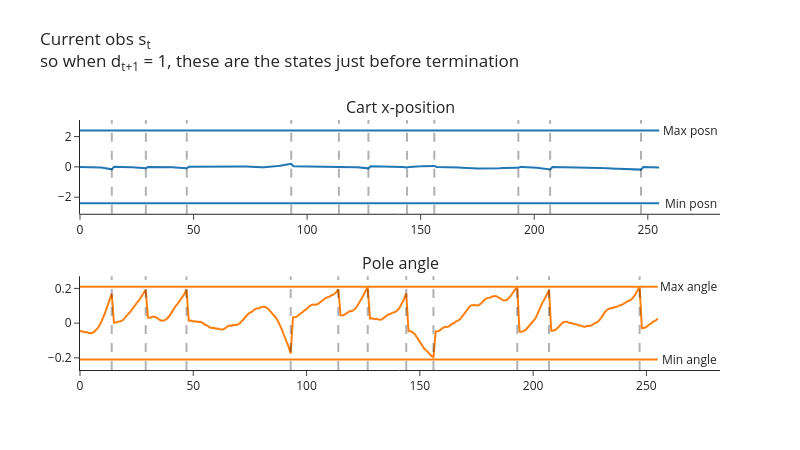
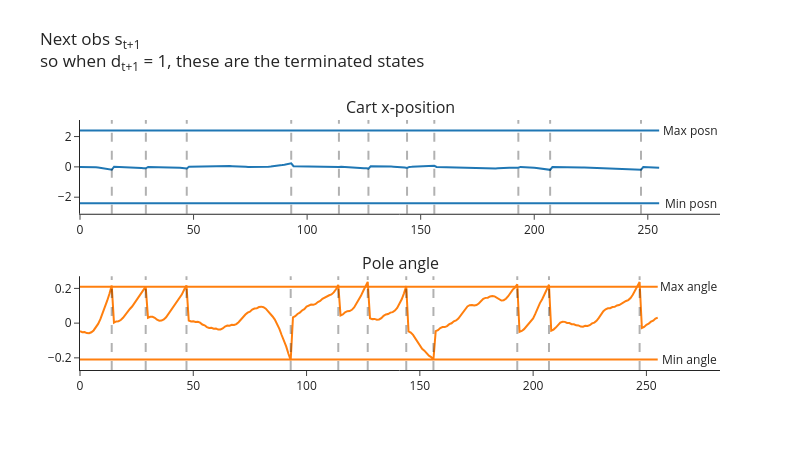
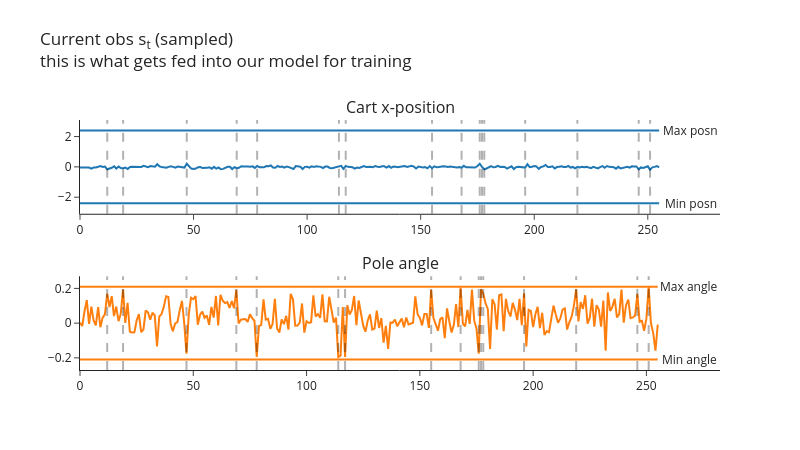

Notebook code cell kept with these figures, in order:
### Markdown cell above
> **CORE CHECK** Run this supplied demo once and inspect the episode boundaries and shuffled samples. You do not need to rewrite its plotting code.

Next, you can run the following code to visualize your cart's position and angle, and see how these look in both the buffer and the buffer's random samples. Do the samples look correctly shuffled? Also, based on the [CartPole source code](https://github.com/Farama-Foundation/Gymnasium/blob/main/gymnasium/envs/classic_control/cartpole.py), do the angles & positions at which the cart terminates make sense? (Note, the min/max values in the table are different to the termination ranges, the latter can be found *below* the table in the docstring.)

Note that the code below uses our batched `CartPole` with `num_envs=1`, so every tensor it returns has a leading dummy batch dimension of size 1 (one row per environment).

<!-- Lastly, note how there's actually a slight epsiode mismatch between $s_t$ and $s_{t+1}$ in the plots below. The vertical lines show the values of $t$ where $d_{t+1} = 1$, so we can see that at these points $s_t$ and $s_{t+1}$ both refer to the terminated episode (they're the pre-final and final observations respectively), but immediately after these points $s_t$ refers to the terminal observation while $s_{t+1}$ refers to the first observation of the new episode. This isn't really a problem though, because we don't care what action our agent learns to take when $s_t$ is a terminal state (i.e. out of bounds). If we were being careful then we'd want to filter these terms out of our buffer, but for our purposes this week it doesn't really matter if we keep them in. -->

Lastly, note how when we terminate environments we do something slightly different. If `envs.step` results in some environments terminating, it'll actually return `next_obs` as the reset observation for the next episode. In this case, we want to use this as our starting observation for the next step, but we need to make sure we record the correct terminal observation in our buffer - we do this by extracting it from the `infos` dict, which is where it gets stored. You can see this in the plots below: the vertical lines are the values $t$ where $d_{t+1}=1$ i.e. $s_{t+1}$ is terminal, and we can see that $s_t$ is the final observation of the terminated episode while $s_{t+1}$ is the first observation of the new episode immediately after.

### Code cell
# READ: Run and inspect once; trace final observations versus reset observations and shuffled samples.
buffer = ReplayBuffer(num_envs=1, obs_shape=(4,), action_shape=(), buffer_size=256, seed=0, device=device)
envs = CartPole(num_envs=1, seed=0, device=device)
obs, infos = envs.reset()

for i in range(256):
    # Choose random actions (one per environment), and take a step in the environment
    actions = t.randint(0, envs.single_action_space.n, (envs.num_envs,), device=device)
    next_obs, rewards, terminated, truncated, infos = envs.step(actions)

    # Get `true_next_obs` by finding all environments where we terminated & replacing `next_obs`
    # with the actual terminal states (the env has already auto-reset those environments, and stored
    # the observation they ended on in `infos["final_observation"]`)
    done = terminated | truncated
    true_next_obs = next_obs.clone()
    true_next_obs[done] = infos["final_observation"][done]

    # Add experience to buffer
    buffer.add(obs, actions, rewards, terminated, true_next_obs)
    obs = next_obs

sample = buffer.sample(256)

plot_cartpole_obs_and_dones(
    buffer.obs.cpu(),
    buffer.terminated.cpu(),
    title="Current obs s<sub>t</sub><br>so when d<sub>t+1</sub> = 1, these are the states just before termination",
)

plot_cartpole_obs_and_dones(
    buffer.next_obs.cpu(),
    buffer.terminated.cpu(),
    title="Next obs s<sub>t+1</sub><br>so when d<sub>t+1</sub> = 1, these are the terminated states",
)

plot_cartpole_obs_and_dones(
    sample.obs.cpu(),
    sample.terminated.cpu(),
    title="Current obs s<sub>t</sub> (sampled)<br>this is what gets fed into our model for training",
)

### Figure 1 — Plotly figure (JSON) as saved in the notebook; plotly's stock layout.template omitted (floating-point values rounded to 4 significant figures; data arrays with more than 128 entries replaced by an {"elided": "..."} marker saying what was removed)
{"data": [{"marker": {"color": "#1F77B4"}, "mode": "lines", "name": "posn", "type": "scatter", "xaxis": "x", "y": {"elided": "256 float values"}, "yaxis": "y"}, {"marker": {"color": "#1F77B4"}, "mode": "lines", "name": "posn_min", "type": "scatter", "xaxis": "x", "y": {"elided": "256 float values"}, "yaxis": "y"}, {"marker": {"color": "#1F77B4"}, "mode": "lines", "name": "posn_max", "type": "scatter", "xaxis": "x", "y": {"elided": "256 float values"}, "yaxis": "y"}, {"marker": {"color": "#FF7F0E"}, "mode": "lines", "name": "angle", "type": "scatter", "xaxis": "x2", "y": {"elided": "256 float values"}, "yaxis": "y2"}, {"marker": {"color": "#FF7F0E"}, "mode": "lines", "name": "angle_min", "type": "scatter", "xaxis": "x2", "y": {"elided": "256 float values"}, "yaxis": "y2"}, {"marker": {"color": "#FF7F0E"}, "mode": "lines", "name": "angle_max", "type": "scatter", "xaxis": "x2", "y": {"elided": "256 float values"}, "yaxis": "y2"}], "layout": {"annotations": [{"font": {"size": 16}, "showarrow": false, "text": "Cart x-position", "x": 0.5, "xanchor": "center", "xref": "paper", "y": 1, "yanchor": "bottom", "yref": "paper"}, {"font": {"size": 16}, "showarrow": false, "text": "Pole angle", "x": 0.5, "xanchor": "center", "xref": "paper", "y": 0.375, "yanchor": "bottom", "yref": "paper"}, {"showarrow": false, "text": "Min posn", "x": 268.8, "xref": "x", "y": -2.4, "yref": "y"}, {"showarrow": false, "text": "Min angle", "x": 268.8, "xref": "x2", "y": -0.2095, "yref": "y2"}, {"showarrow": false, "text": "Max posn", "x": 268.8, "xref": "x", "y": 2.4, "yref": "y"}, {"showarrow": false, "text": "Max angle", "x": 268.8, "xref": "x2", "y": 0.2095, "yref": "y2"}], "height": 450, "hovermode": "x unified", "margin": {"t": 120}, "shapes": [{"line": {"color": "black", "dash": "dash", "width": 2}, "type": "line", "x0": 14, "x1": 14, "xref": "x", "y0": 0, "y1": 1, "yref": "y domain"}, {"line": {"color": "black", "dash": "dash", "width": 2}, "type": "line", "x0": 29, "x1": 29, "xref": "x", "y0": 0, "y1": 1, "yref": "y domain"}, {"line": {"color": "black", "dash": "dash", "width": 2}, "type": "line", "x0": 47, "x1": 47, "xref": "x", "y0": 0, "y1": 1, "yref": "y domain"}, {"line": {"color": "black", "dash": "dash", "width": 2}, "type": "line", "x0": 93, "x1": 93, "xref": "x", "y0": 0, "y1": 1, "yref": "y domain"}, {"line": {"color": "black", "dash": "dash", "width": 2}, "type": "line", "x0": 114, "x1": 114, "xref": "x", "y0": 0, "y1": 1, "yref": "y domain"}, {"line": {"color": "black", "dash": "dash", "width": 2}, "type": "line", "x0": 127, "x1": 127, "xref": "x", "y0": 0, "y1": 1, "yref": "y domain"}, {"line": {"color": "black", "dash": "dash", "width": 2}, "type": "line", "x0": 144, "x1": 144, "xref": "x", "y0": 0, "y1": 1, "yref": "y domain"}, {"line": {"color": "black", "dash": "dash", "width": 2}, "type": "line", "x0": 156, "x1": 156, "xref": "x", "y0": 0, "y1": 1, "yref": "y domain"}, {"line": {"color": "black", "dash": "dash", "width": 2}, "type": "line", "x0": 193, "x1": 193, "xref": "x", "y0": 0, "y1": 1, "yref": "y domain"}, {"line": {"color": "black", "dash": "dash", "width": 2}, "type": "line", "x0": 207, "x1": 207, "xref": "x", "y0": 0, "y1": 1, "yref": "y domain"}, {"line": {"color": "black", "dash": "dash", "width": 2}, "type": "line", "x0": 247, "x1": 247, "xref": "x", "y0": 0, "y1": 1, "yref": "y domain"}, {"line": {"color": "black", "dash": "dash", "width": 2}, "type": "line", "x0": 14, "x1": 14, "xref": "x2", "y0": 0, "y1": 1, "yref": "y2 domain"}, {"line": {"color": "black", "dash": "dash", "width": 2}, "type": "line", "x0": 29, "x1": 29, "xref": "x2", "y0": 0, "y1": 1, "yref": "y2 domain"}, {"line": {"color": "black", "dash": "dash", "width": 2}, "type": "line", "x0": 47, "x1": 47, "xref": "x2", "y0": 0, "y1": 1, "yref": "y2 domain"}, {"line": {"color": "black", "dash": "dash", "width": 2}, "type": "line", "x0": 93, "x1": 93, "xref": "x2", "y0": 0, "y1": 1, "yref": "y2 domain"}, {"line": {"color": "black", "dash": "dash", "width": 2}, "type": "line", "x0": 114, "x1": 114, "xref": "x2", "y0": 0, "y1": 1, "yref": "y2 domain"}, {"line": {"color": "black", "dash": "dash", "width": 2}, "type": "line", "x0": 127, "x1": 127, "xref": "x2", "y0": 0, "y1": 1, "yref": "y2 domain"}, {"line": {"color": "black", "dash": "dash", "width": 2}, "type": "line", "x0": 144, "x1": 144, "xref": "x2", "y0": 0, "y1": 1, "yref": "y2 domain"}, {"line": {"color": "black", "dash": "dash", "width": 2}, "type": "line", "x0": 156, "x1": 156, "xref": "x2", "y0": 0, "y1": 1, "yref": "y2 domain"}, {"line": {"color": "black", "dash": "dash", "width": 2}, "type": "line", "x0": 193, "x1": 193, "xref": "x2", "y0": 0, "y1": 1, "yref": "y2 domain"}, {"line": {"color": "black", "dash": "dash", "width": 2}, "type": "line", "x0": 207, "x1": 207, "xref": "x2", "y0": 0, "y1": 1, "yref": "y2 domain"}, {"line": {"color": "black", "dash": "dash", "width": 2}, "type": "line", "x0": 247, "x1": 247, "xref": "x2", "y0": 0, "y1": 1, "yref": "y2 domain"}], "showlegend": false, "title": {"text": "Current obs s<sub>t</sub><br>so when d<sub>t+1</sub> = 1, these are the states just before termination", "y": 0.9}, "width": 800, "xaxis": {"anchor": "y", "domain": [0, 1]}, "xaxis2": {"anchor": "y2", "domain": [0, 1]}, "yaxis": {"anchor": "x", "domain": [0.625, 1]}, "yaxis2": {"anchor": "x2", "domain": [0, 0.375]}}}

### Figure 2 — Plotly figure (JSON) as saved in the notebook; plotly's stock layout.template omitted (floating-point values rounded to 4 significant figures; data arrays with more than 128 entries replaced by an {"elided": "..."} marker saying what was removed)
{"data": [{"marker": {"color": "#1F77B4"}, "mode": "lines", "name": "posn", "type": "scatter", "xaxis": "x", "y": {"elided": "256 float values"}, "yaxis": "y"}, {"marker": {"color": "#1F77B4"}, "mode": "lines", "name": "posn_min", "type": "scatter", "xaxis": "x", "y": {"elided": "256 float values"}, "yaxis": "y"}, {"marker": {"color": "#1F77B4"}, "mode": "lines", "name": "posn_max", "type": "scatter", "xaxis": "x", "y": {"elided": "256 float values"}, "yaxis": "y"}, {"marker": {"color": "#FF7F0E"}, "mode": "lines", "name": "angle", "type": "scatter", "xaxis": "x2", "y": {"elided": "256 float values"}, "yaxis": "y2"}, {"marker": {"color": "#FF7F0E"}, "mode": "lines", "name": "angle_min", "type": "scatter", "xaxis": "x2", "y": {"elided": "256 float values"}, "yaxis": "y2"}, {"marker": {"color": "#FF7F0E"}, "mode": "lines", "name": "angle_max", "type": "scatter", "xaxis": "x2", "y": {"elided": "256 float values"}, "yaxis": "y2"}], "layout": {"annotations": [{"font": {"size": 16}, "showarrow": false, "text": "Cart x-position", "x": 0.5, "xanchor": "center", "xref": "paper", "y": 1, "yanchor": "bottom", "yref": "paper"}, {"font": {"size": 16}, "showarrow": false, "text": "Pole angle", "x": 0.5, "xanchor": "center", "xref": "paper", "y": 0.375, "yanchor": "bottom", "yref": "paper"}, {"showarrow": false, "text": "Min posn", "x": 268.8, "xref": "x", "y": -2.4, "yref": "y"}, {"showarrow": false, "text": "Min angle", "x": 268.8, "xref": "x2", "y": -0.2095, "yref": "y2"}, {"showarrow": false, "text": "Max posn", "x": 268.8, "xref": "x", "y": 2.4, "yref": "y"}, {"showarrow": false, "text": "Max angle", "x": 268.8, "xref": "x2", "y": 0.2095, "yref": "y2"}], "height": 450, "hovermode": "x unified", "margin": {"t": 120}, "shapes": [{"line": {"color": "black", "dash": "dash", "width": 2}, "type": "line", "x0": 14, "x1": 14, "xref": "x", "y0": 0, "y1": 1, "yref": "y domain"}, {"line": {"color": "black", "dash": "dash", "width": 2}, "type": "line", "x0": 29, "x1": 29, "xref": "x", "y0": 0, "y1": 1, "yref": "y domain"}, {"line": {"color": "black", "dash": "dash", "width": 2}, "type": "line", "x0": 47, "x1": 47, "xref": "x", "y0": 0, "y1": 1, "yref": "y domain"}, {"line": {"color": "black", "dash": "dash", "width": 2}, "type": "line", "x0": 93, "x1": 93, "xref": "x", "y0": 0, "y1": 1, "yref": "y domain"}, {"line": {"color": "black", "dash": "dash", "width": 2}, "type": "line", "x0": 114, "x1": 114, "xref": "x", "y0": 0, "y1": 1, "yref": "y domain"}, {"line": {"color": "black", "dash": "dash", "width": 2}, "type": "line", "x0": 127, "x1": 127, "xref": "x", "y0": 0, "y1": 1, "yref": "y domain"}, {"line": {"color": "black", "dash": "dash", "width": 2}, "type": "line", "x0": 144, "x1": 144, "xref": "x", "y0": 0, "y1": 1, "yref": "y domain"}, {"line": {"color": "black", "dash": "dash", "width": 2}, "type": "line", "x0": 156, "x1": 156, "xref": "x", "y0": 0, "y1": 1, "yref": "y domain"}, {"line": {"color": "black", "dash": "dash", "width": 2}, "type": "line", "x0": 193, "x1": 193, "xref": "x", "y0": 0, "y1": 1, "yref": "y domain"}, {"line": {"color": "black", "dash": "dash", "width": 2}, "type": "line", "x0": 207, "x1": 207, "xref": "x", "y0": 0, "y1": 1, "yref": "y domain"}, {"line": {"color": "black", "dash": "dash", "width": 2}, "type": "line", "x0": 247, "x1": 247, "xref": "x", "y0": 0, "y1": 1, "yref": "y domain"}, {"line": {"color": "black", "dash": "dash", "width": 2}, "type": "line", "x0": 14, "x1": 14, "xref": "x2", "y0": 0, "y1": 1, "yref": "y2 domain"}, {"line": {"color": "black", "dash": "dash", "width": 2}, "type": "line", "x0": 29, "x1": 29, "xref": "x2", "y0": 0, "y1": 1, "yref": "y2 domain"}, {"line": {"color": "black", "dash": "dash", "width": 2}, "type": "line", "x0": 47, "x1": 47, "xref": "x2", "y0": 0, "y1": 1, "yref": "y2 domain"}, {"line": {"color": "black", "dash": "dash", "width": 2}, "type": "line", "x0": 93, "x1": 93, "xref": "x2", "y0": 0, "y1": 1, "yref": "y2 domain"}, {"line": {"color": "black", "dash": "dash", "width": 2}, "type": "line", "x0": 114, "x1": 114, "xref": "x2", "y0": 0, "y1": 1, "yref": "y2 domain"}, {"line": {"color": "black", "dash": "dash", "width": 2}, "type": "line", "x0": 127, "x1": 127, "xref": "x2", "y0": 0, "y1": 1, "yref": "y2 domain"}, {"line": {"color": "black", "dash": "dash", "width": 2}, "type": "line", "x0": 144, "x1": 144, "xref": "x2", "y0": 0, "y1": 1, "yref": "y2 domain"}, {"line": {"color": "black", "dash": "dash", "width": 2}, "type": "line", "x0": 156, "x1": 156, "xref": "x2", "y0": 0, "y1": 1, "yref": "y2 domain"}, {"line": {"color": "black", "dash": "dash", "width": 2}, "type": "line", "x0": 193, "x1": 193, "xref": "x2", "y0": 0, "y1": 1, "yref": "y2 domain"}, {"line": {"color": "black", "dash": "dash", "width": 2}, "type": "line", "x0": 207, "x1": 207, "xref": "x2", "y0": 0, "y1": 1, "yref": "y2 domain"}, {"line": {"color": "black", "dash": "dash", "width": 2}, "type": "line", "x0": 247, "x1": 247, "xref": "x2", "y0": 0, "y1": 1, "yref": "y2 domain"}], "showlegend": false, "title": {"text": "Next obs s<sub>t+1</sub><br>so when d<sub>t+1</sub> = 1, these are the terminated states", "y": 0.9}, "width": 800, "xaxis": {"anchor": "y", "domain": [0, 1]}, "xaxis2": {"anchor": "y2", "domain": [0, 1]}, "yaxis": {"anchor": "x", "domain": [0.625, 1]}, "yaxis2": {"anchor": "x2", "domain": [0, 0.375]}}}

### Figure 3 — Plotly figure (JSON) as saved in the notebook; plotly's stock layout.template omitted (floating-point values rounded to 4 significant figures; data arrays with more than 128 entries replaced by an {"elided": "..."} marker saying what was removed)
{"data": [{"marker": {"color": "#1F77B4"}, "mode": "lines", "name": "posn", "type": "scatter", "xaxis": "x", "y": {"elided": "256 float values"}, "yaxis": "y"}, {"marker": {"color": "#1F77B4"}, "mode": "lines", "name": "posn_min", "type": "scatter", "xaxis": "x", "y": {"elided": "256 float values"}, "yaxis": "y"}, {"marker": {"color": "#1F77B4"}, "mode": "lines", "name": "posn_max", "type": "scatter", "xaxis": "x", "y": {"elided": "256 float values"}, "yaxis": "y"}, {"marker": {"color": "#FF7F0E"}, "mode": "lines", "name": "angle", "type": "scatter", "xaxis": "x2", "y": {"elided": "256 float values"}, "yaxis": "y2"}, {"marker": {"color": "#FF7F0E"}, "mode": "lines", "name": "angle_min", "type": "scatter", "xaxis": "x2", "y": {"elided": "256 float values"}, "yaxis": "y2"}, {"marker": {"color": "#FF7F0E"}, "mode": "lines", "name": "angle_max", "type": "scatter", "xaxis": "x2", "y": {"elided": "256 float values"}, "yaxis": "y2"}], "layout": {"annotations": [{"font": {"size": 16}, "showarrow": false, "text": "Cart x-position", "x": 0.5, "xanchor": "center", "xref": "paper", "y": 1, "yanchor": "bottom", "yref": "paper"}, {"font": {"size": 16}, "showarrow": false, "text": "Pole angle", "x": 0.5, "xanchor": "center", "xref": "paper", "y": 0.375, "yanchor": "bottom", "yref": "paper"}, {"showarrow": false, "text": "Min posn", "x": 268.8, "xref": "x", "y": -2.4, "yref": "y"}, {"showarrow": false, "text": "Min angle", "x": 268.8, "xref": "x2", "y": -0.2095, "yref": "y2"}, {"showarrow": false, "text": "Max posn", "x": 268.8, "xref": "x", "y": 2.4, "yref": "y"}, {"showarrow": false, "text": "Max angle", "x": 268.8, "xref": "x2", "y": 0.2095, "yref": "y2"}], "height": 450, "hovermode": "x unified", "margin": {"t": 120}, "shapes": [{"line": {"color": "black", "dash": "dash", "width": 2}, "type": "line", "x0": 12, "x1": 12, "xref": "x", "y0": 0, "y1": 1, "yref": "y domain"}, {"line": {"color": "black", "dash": "dash", "width": 2}, "type": "line", "x0": 19, "x1": 19, "xref": "x", "y0": 0, "y1": 1, "yref": "y domain"}, {"line": {"color": "black", "dash": "dash", "width": 2}, "type": "line", "x0": 47, "x1": 47, "xref": "x", "y0": 0, "y1": 1, "yref": "y domain"}, {"line": {"color": "black", "dash": "dash", "width": 2}, "type": "line", "x0": 69, "x1": 69, "xref": "x", "y0": 0, "y1": 1, "yref": "y domain"}, {"line": {"color": "black", "dash": "dash", "width": 2}, "type": "line", "x0": 78, "x1": 78, "xref": "x", "y0": 0, "y1": 1, "yref": "y domain"}, {"line": {"color": "black", "dash": "dash", "width": 2}, "type": "line", "x0": 114, "x1": 114, "xref": "x", "y0": 0, "y1": 1, "yref": "y domain"}, {"line": {"color": "black", "dash": "dash", "width": 2}, "type": "line", "x0": 117, "x1": 117, "xref": "x", "y0": 0, "y1": 1, "yref": "y domain"}, {"line": {"color": "black", "dash": "dash", "width": 2}, "type": "line", "x0": 155, "x1": 155, "xref": "x", "y0": 0, "y1": 1, "yref": "y domain"}, {"line": {"color": "black", "dash": "dash", "width": 2}, "type": "line", "x0": 168, "x1": 168, "xref": "x", "y0": 0, "y1": 1, "yref": "y domain"}, {"line": {"color": "black", "dash": "dash", "width": 2}, "type": "line", "x0": 176, "x1": 176, "xref": "x", "y0": 0, "y1": 1, "yref": "y domain"}, {"line": {"color": "black", "dash": "dash", "width": 2}, "type": "line", "x0": 177, "x1": 177, "xref": "x", "y0": 0, "y1": 1, "yref": "y domain"}, {"line": {"color": "black", "dash": "dash", "width": 2}, "type": "line", "x0": 178, "x1": 178, "xref": "x", "y0": 0, "y1": 1, "yref": "y domain"}, {"line": {"color": "black", "dash": "dash", "width": 2}, "type": "line", "x0": 196, "x1": 196, "xref": "x", "y0": 0, "y1": 1, "yref": "y domain"}, {"line": {"color": "black", "dash": "dash", "width": 2}, "type": "line", "x0": 219, "x1": 219, "xref": "x", "y0": 0, "y1": 1, "yref": "y domain"}, {"line": {"color": "black", "dash": "dash", "width": 2}, "type": "line", "x0": 246, "x1": 246, "xref": "x", "y0": 0, "y1": 1, "yref": "y domain"}, {"line": {"color": "black", "dash": "dash", "width": 2}, "type": "line", "x0": 251, "x1": 251, "xref": "x", "y0": 0, "y1": 1, "yref": "y domain"}, {"line": {"color": "black", "dash": "dash", "width": 2}, "type": "line", "x0": 12, "x1": 12, "xref": "x2", "y0": 0, "y1": 1, "yref": "y2 domain"}, {"line": {"color": "black", "dash": "dash", "width": 2}, "type": "line", "x0": 19, "x1": 19, "xref": "x2", "y0": 0, "y1": 1, "yref": "y2 domain"}, {"line": {"color": "black", "dash": "dash", "width": 2}, "type": "line", "x0": 47, "x1": 47, "xref": "x2", "y0": 0, "y1": 1, "yref": "y2 domain"}, {"line": {"color": "black", "dash": "dash", "width": 2}, "type": "line", "x0": 69, "x1": 69, "xref": "x2", "y0": 0, "y1": 1, "yref": "y2 domain"}, {"line": {"color": "black", "dash": "dash", "width": 2}, "type": "line", "x0": 78, "x1": 78, "xref": "x2", "y0": 0, "y1": 1, "yref": "y2 domain"}, {"line": {"color": "black", "dash": "dash", "width": 2}, "type": "line", "x0": 114, "x1": 114, "xref": "x2", "y0": 0, "y1": 1, "yref": "y2 domain"}, {"line": {"color": "black", "dash": "dash", "width": 2}, "type": "line", "x0": 117, "x1": 117, "xref": "x2", "y0": 0, "y1": 1, "yref": "y2 domain"}, {"line": {"color": "black", "dash": "dash", "width": 2}, "type": "line", "x0": 155, "x1": 155, "xref": "x2", "y0": 0, "y1": 1, "yref": "y2 domain"}, {"line": {"color": "black", "dash": "dash", "width": 2}, "type": "line", "x0": 168, "x1": 168, "xref": "x2", "y0": 0, "y1": 1, "yref": "y2 domain"}, {"line": {"color": "black", "dash": "dash", "width": 2}, "type": "line", "x0": 176, "x1": 176, "xref": "x2", "y0": 0, "y1": 1, "yref": "y2 domain"}, {"line": {"color": "black", "dash": "dash", "width": 2}, "type": "line", "x0": 177, "x1": 177, "xref": "x2", "y0": 0, "y1": 1, "yref": "y2 domain"}, {"line": {"color": "black", "dash": "dash", "width": 2}, "type": "line", "x0": 178, "x1": 178, "xref": "x2", "y0": 0, "y1": 1, "yref": "y2 domain"}, {"line": {"color": "black", "dash": "dash", "width": 2}, "type": "line", "x0": 196, "x1": 196, "xref": "x2", "y0": 0, "y1": 1, "yref": "y2 domain"}, {"line": {"color": "black", "dash": "dash", "width": 2}, "type": "line", "x0": 219, "x1": 219, "xref": "x2", "y0": 0, "y1": 1, "yref": "y2 domain"}, {"line": {"color": "black", "dash": "dash", "width": 2}, "type": "line", "x0": 246, "x1": 246, "xref": "x2", "y0": 0, "y1": 1, "yref": "y2 domain"}, {"line": {"color": "black", "dash": "dash", "width": 2}, "type": "line", "x0": 251, "x1": 251, "xref": "x2", "y0": 0, "y1": 1, "yref": "y2 domain"}], "showlegend": false, "title": {"text": "Current obs s<sub>t</sub> (sampled)<br>this is what gets fed into our model for training", "y": 0.9}, "width": 800, "xaxis": {"anchor": "y", "domain": [0, 1]}, "xaxis2": {"anchor": "y2", "domain": [0, 1]}, "yaxis": {"anchor": "x", "domain": [0.625, 1]}, "yaxis2": {"anchor": "x2", "domain": [0, 0.375]}}}
